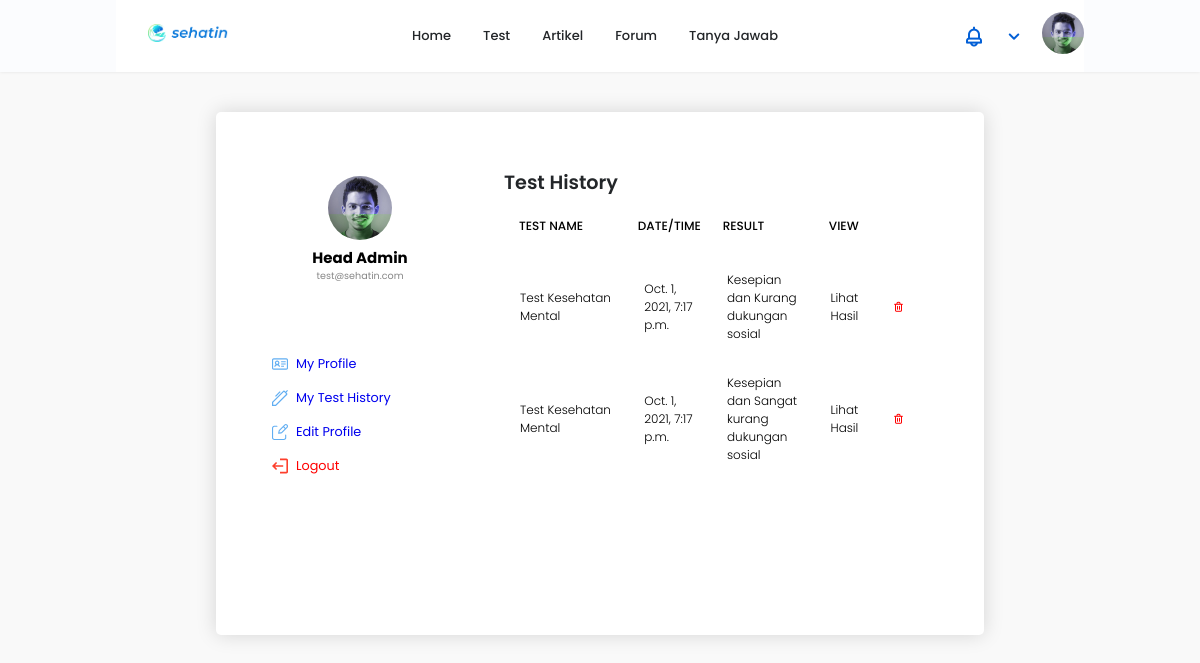
The page /profile/admin_sehatin/history (signed in) on the database as committed earlier.
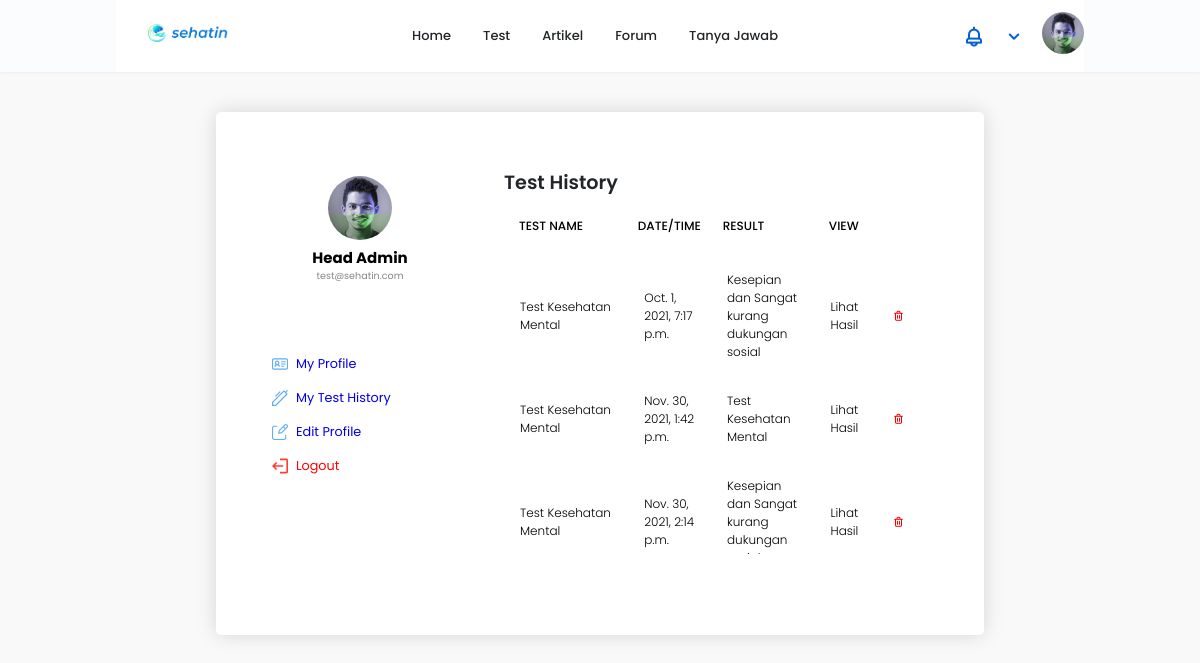
The same page on the database as committed later.
### sehat_in_webproject/models.py (models this page shows)
class History(models.Model):
    id = models.AutoField(primary_key=True)
    user = models.ForeignKey(User, on_delete=models.CASCADE)
    res_type = models.TextField()
    res_data = models.TextField()
    quiz_type = models.TextField()
    created_at = models.DateTimeField(auto_now_add=True)

### sehat_in_webproject/views.py (the view)
# urls.py: path('profile/<str:username>/history', views.profile_history, name='profile/history'),
def profile_history(request, username):
    if username == request.user.username:
        if request.method == 'POST':
            history = History.objects.get(id=request.POST.get('history_id'))
            history.delete()
            return HttpResponse(json.dumps({'status': 'success'}))
        else:
            user = User.objects.get(username=username)
            history = History.objects.filter(user=user)
            notifications = Notification.objects.filter(user=request.user).order_by('-created_at')
            return render(request, 'profile/history.html', {'theUser': user, 'history': history, 'notifications': notifications})
    else:
        raise PermissionDenied()

### sehat_in_webproject/templatetags/remove_unused.py (called while the page is built)
@register.filter
def remove_unused(value):
    return value.replace(" ","-").replace("?", "")

### templates/profile/history.html (shortened to what this page needs)
<!DOCTYPE html>
{% load static %}
<html lang="en">
<head>
  <link rel="stylesheet" href="{% static 'css/swiper-bundle.min.css' %}" />
  <link rel="stylesheet" href="https://unicons.iconscout.com/release/v4.0.0/css/line.css" />
  <link rel="stylesheet" href="{% static 'css/styles.css' %}" />
  <link rel="stylesheet" href="{% static 'css/header.css' %}" />
  <link rel="stylesheet" href="{% static 'css/profile.css' %}" />
</head>
<body>
  {% include 'templates/header.html' %}
  <main>
    <div class="container">
      <div class="container__profile">
        <div class="navigation">
          <div class="info">
            <img src="{% static 'img/avatar-big.svg' %}" alt="profile-pict" />
            <p><b>{{ theUser.first_name }} {{ theUser.last_name }}</b></p>
            <p class="email">{{ theUser.email }}</p>
          </div>
          <div class="button__container">
            <div>
              <a class="button__profile" href="/profile/{{ theUser.username }}">
                <img src="{% static 'img/my_profile_icon.svg' %}" alt="icon" />
                <p>My Profile</p>
              </a>
            </div>
            <div>
              <a class="button__profile" href="/profile/{{ theUser.username }}/history">
                <img src="{% static 'img/tes_history_icon.svg' %}" alt="icon" />
                <p>My Test History</p>
              </a>
            </div>
            <div>
              <a class="button__profile" href="/profile/{{ theUser.username }}/settings">
                <img src="{% static 'img/edit_icon.svg' %}" alt="icon" />
                <p>Edit Profile</p>
              </a>
            </div>
            <div>
              <a class="button__profile logout" href="/logout">
                <img src="{% static 'img/logout_icon.svg' %}" alt="icon" />
                <p>Logout</p>
              </a>
            </div>
          </div>
        </div>
        <div class="history__container profile">
          <h1>Test History</h1>
          <div class="tbl-header">
            <table cellpadding="0" cellspacing="0" border="0">
              <thead>
                <tr>
                  <th width="28%">TEST NAME</th>
                  <th width="20%">DATE/TIME</th>
                  <th width="25%">RESULT</th>
                  <th width="15%">VIEW</th>
                  <th width="10%"></th>
                </tr>
              </thead>
            </table>
          </div>
          <div class="tbl-content">
            <table cellpadding="0" cellspacing="0" border="0">
              <tbody>
                {% for history in history %}
                <tr>
                  <td width="30%">{{ history.quiz_type }}</td>
                  <td width="20%">{{ history.created_at }}</td>
                  <td width="25%">{{ history.res_type }}</td>
                  <td width="15%"><span style="cursor: pointer;" id="res-{{history.id}}">Lihat Hasil</span></td>
                  <td width="10%" class="trash" style="cursor: pointer;"><span id="{{history.id}}"><i class="uil uil-trash-alt"></i></span></td>
                </tr>
                {% endfor %}
              </tbody>
            </table>
          </div>
        </div>
      </div>
    </div>
  </main>
</body>
</html>

Rows that differ between the two databases and show on the page:
removed History: quiz_type "Test Kesehatan Mental", created_at "Oct. 1, 2021, 7:17 p.m.", res_type "Kesepian dan Kurang dukungan sosial"
added History: quiz_type "Test Kesehatan Mental", created_at "Nov. 30, 2021, 1:42 p.m.", res_type "Test Kesehatan Mental"
added History: quiz_type "Test Kesehatan Mental", created_at "Nov. 30, 2021, 2:14 p.m.", res_type "Kesepian dan Sangat kurang dukungan…"
